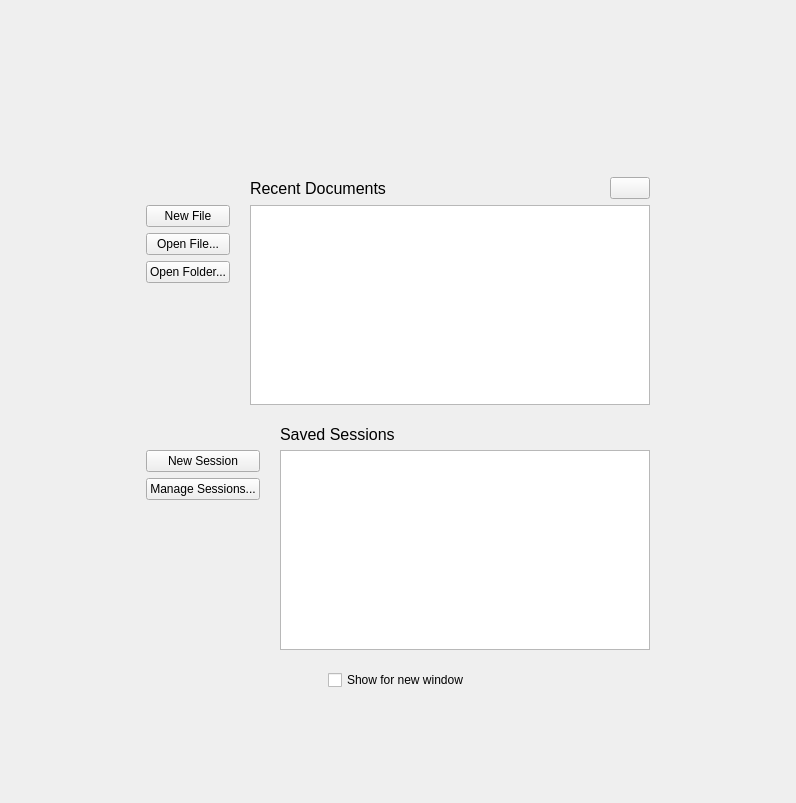
<?xml version="1.0" encoding="UTF-8"?>
<ui version="4.0">
 <class>WelcomeView</class>
 <widget class="QScrollArea" name="WelcomeView">
  <property name="geometry">
   <rect>
    <x>0</x>
    <y>0</y>
    <width>796</width>
    <height>803</height>
   </rect>
  </property>
  <property name="acceptDrops">
   <bool>true</bool>
  </property>
  <property name="windowTitle">
   <string>Welcome</string>
  </property>
  <property name="frameShape">
   <enum>QFrame::NoFrame</enum>
  </property>
  <property name="widgetResizable">
   <bool>true</bool>
  </property>
  <widget class="QWidget" name="scrollAreaWidgetContents">
   <property name="geometry">
    <rect>
     <x>0</x>
     <y>0</y>
     <width>796</width>
     <height>803</height>
    </rect>
   </property>
   <layout class="QGridLayout" name="layoutRoot" rowstretch="1,0,1" columnstretch="1,0,1">
    <property name="leftMargin">
     <number>0</number>
    </property>
    <property name="topMargin">
     <number>0</number>
    </property>
    <property name="rightMargin">
     <number>0</number>
    </property>
    <property name="bottomMargin">
     <number>0</number>
    </property>
    <property name="spacing">
     <number>0</number>
    </property>
    <item row="0" column="1">
     <spacer name="spacer6">
      <property name="orientation">
       <enum>Qt::Vertical</enum>
      </property>
      <property name="sizeHint" stdset="0">
       <size>
        <width>0</width>
        <height>0</height>
       </size>
      </property>
     </spacer>
    </item>
    <item row="1" column="0">
     <spacer name="spacer4">
      <property name="orientation">
       <enum>Qt::Horizontal</enum>
      </property>
      <property name="sizeHint" stdset="0">
       <size>
        <width>0</width>
        <height>0</height>
       </size>
      </property>
     </spacer>
    </item>
    <item row="1" column="1">
     <widget class="QFrame" name="frameContent">
      <property name="frameShape">
       <enum>QFrame::NoFrame</enum>
      </property>
      <property name="frameShadow">
       <enum>QFrame::Raised</enum>
      </property>
      <layout class="QVBoxLayout" name="layoutContent">
       <property name="spacing">
        <number>20</number>
       </property>
       <property name="leftMargin">
        <number>20</number>
       </property>
       <property name="topMargin">
        <number>20</number>
       </property>
       <property name="rightMargin">
        <number>20</number>
       </property>
       <property name="bottomMargin">
        <number>20</number>
       </property>
       <item>
        <widget class="QWidget" name="widgetHeader" native="true">
         <layout class="QHBoxLayout" name="layoutHeader" stretch="1,0,0,1">
          <property name="leftMargin">
           <number>0</number>
          </property>
          <property name="topMargin">
           <number>0</number>
          </property>
          <property name="rightMargin">
           <number>0</number>
          </property>
          <property name="bottomMargin">
           <number>0</number>
          </property>
          <item>
           <spacer name="spacer1">
            <property name="orientation">
             <enum>Qt::Horizontal</enum>
            </property>
            <property name="sizeHint" stdset="0">
             <size>
              <width>0</width>
              <height>0</height>
             </size>
            </property>
           </spacer>
          </item>
          <item alignment="Qt::AlignVCenter">
           <widget class="QLabel" name="labelIcon"/>
          </item>
          <item alignment="Qt::AlignVCenter">
           <widget class="QWidget" name="widgetAbout" native="true">
            <layout class="QVBoxLayout" name="verticalAbout">
             <property name="leftMargin">
              <number>0</number>
             </property>
             <property name="topMargin">
              <number>0</number>
             </property>
             <property name="rightMargin">
              <number>0</number>
             </property>
             <property name="bottomMargin">
              <number>0</number>
             </property>
             <item>
              <widget class="QLabel" name="labelTitle">
               <property name="font">
                <font>
                 <pointsize>16</pointsize>
                 <weight>75</weight>
                 <bold>true</bold>
                </font>
               </property>
              </widget>
             </item>
             <item>
              <widget class="QLabel" name="labelDescription"/>
             </item>
            </layout>
           </widget>
          </item>
          <item>
           <spacer name="spacer2">
            <property name="orientation">
             <enum>Qt::Horizontal</enum>
            </property>
            <property name="sizeHint" stdset="0">
             <size>
              <width>0</width>
              <height>0</height>
             </size>
            </property>
           </spacer>
          </item>
         </layout>
        </widget>
       </item>
       <item>
        <widget class="QWidget" name="widgetRecentItems" native="true">
         <layout class="QGridLayout" name="layoutRecentItems" rowstretch="0,0,0,0,1" columnstretch="0,1,0">
          <property name="leftMargin">
           <number>0</number>
          </property>
          <property name="topMargin">
           <number>0</number>
          </property>
          <property name="rightMargin">
           <number>0</number>
          </property>
          <property name="bottomMargin">
           <number>0</number>
          </property>
          <property name="horizontalSpacing">
           <number>20</number>
          </property>
          <item row="1" column="0">
           <widget class="QPushButton" name="buttonNewFile">
            <property name="text">
             <string>New File</string>
            </property>
           </widget>
          </item>
          <item row="3" column="0">
           <widget class="QPushButton" name="buttonOpenFolder">
            <property name="text">
             <string>Open Folder...</string>
            </property>
           </widget>
          </item>
          <item row="0" column="1">
           <widget class="QLabel" name="labelRecentItems">
            <property name="font">
             <font>
              <pointsize>12</pointsize>
             </font>
            </property>
            <property name="text">
             <string>Recent Documents</string>
            </property>
           </widget>
          </item>
          <item row="2" column="0">
           <widget class="QPushButton" name="buttonOpenFile">
            <property name="text">
             <string>Open File...</string>
            </property>
           </widget>
          </item>
          <item row="1" column="1" rowspan="4" colspan="2">
           <widget class="QListView" name="listViewRecentFiles">
            <property name="minimumSize">
             <size>
              <width>400</width>
              <height>200</height>
             </size>
            </property>
            <property name="contextMenuPolicy">
             <enum>Qt::CustomContextMenu</enum>
            </property>
            <property name="editTriggers">
             <set>QAbstractItemView::NoEditTriggers</set>
            </property>
            <property name="alternatingRowColors">
             <bool>true</bool>
            </property>
           </widget>
          </item>
          <item row="4" column="0">
           <spacer name="spacer3">
            <property name="orientation">
             <enum>Qt::Vertical</enum>
            </property>
            <property name="sizeHint" stdset="0">
             <size>
              <width>0</width>
              <height>0</height>
             </size>
            </property>
           </spacer>
          </item>
          <item row="0" column="2">
           <widget class="QPushButton" name="buttonClearRecentFiles">
            <property name="toolTip">
             <string>Clear Recent Files</string>
            </property>
            <property name="icon">
             <iconset theme="edit-clear-all">
              <normaloff>.</normaloff>.</iconset>
            </property>
           </widget>
          </item>
         </layout>
        </widget>
       </item>
       <item>
        <widget class="QWidget" name="widgetSavedSessions" native="true">
         <layout class="QGridLayout" name="layoutSavedSessions" rowstretch="0,0,0,1" columnstretch="0,1">
          <property name="leftMargin">
           <number>0</number>
          </property>
          <property name="topMargin">
           <number>0</number>
          </property>
          <property name="rightMargin">
           <number>0</number>
          </property>
          <property name="bottomMargin">
           <number>0</number>
          </property>
          <property name="horizontalSpacing">
           <number>20</number>
          </property>
          <item row="0" column="1">
           <widget class="QLabel" name="labelSavedSessions">
            <property name="font">
             <font>
              <pointsize>12</pointsize>
             </font>
            </property>
            <property name="text">
             <string>Saved Sessions</string>
            </property>
           </widget>
          </item>
          <item row="1" column="0">
           <widget class="QPushButton" name="buttonNewSession">
            <property name="text">
             <string>New Session</string>
            </property>
           </widget>
          </item>
          <item row="1" column="1" rowspan="3">
           <widget class="QListView" name="listViewSavedSessions">
            <property name="minimumSize">
             <size>
              <width>0</width>
              <height>200</height>
             </size>
            </property>
            <property name="contextMenuPolicy">
             <enum>Qt::CustomContextMenu</enum>
            </property>
            <property name="editTriggers">
             <set>QAbstractItemView::NoEditTriggers</set>
            </property>
            <property name="alternatingRowColors">
             <bool>true</bool>
            </property>
           </widget>
          </item>
          <item row="2" column="0">
           <widget class="QPushButton" name="buttonManageSessions">
            <property name="text">
             <string>Manage Sessions...</string>
            </property>
           </widget>
          </item>
          <item row="3" column="0">
           <spacer name="spacer8">
            <property name="orientation">
             <enum>Qt::Vertical</enum>
            </property>
            <property name="sizeHint" stdset="0">
             <size>
              <width>0</width>
              <height>0</height>
             </size>
            </property>
           </spacer>
          </item>
         </layout>
        </widget>
       </item>
       <item>
        <widget class="QWidget" name="widgetFooter" native="true">
         <layout class="QHBoxLayout" name="layoutFooter">
          <property name="leftMargin">
           <number>0</number>
          </property>
          <property name="topMargin">
           <number>0</number>
          </property>
          <property name="rightMargin">
           <number>0</number>
          </property>
          <property name="bottomMargin">
           <number>0</number>
          </property>
          <item>
           <spacer name="spacer9">
            <property name="orientation">
             <enum>Qt::Horizontal</enum>
            </property>
            <property name="sizeHint" stdset="0">
             <size>
              <width>0</width>
              <height>0</height>
             </size>
            </property>
           </spacer>
          </item>
          <item>
           <widget class="QCheckBox" name="checkBoxShowForNewWindow">
            <property name="text">
             <string>Show for new window</string>
            </property>
           </widget>
          </item>
          <item>
           <spacer name="spacer10">
            <property name="orientation">
             <enum>Qt::Horizontal</enum>
            </property>
            <property name="sizeHint" stdset="0">
             <size>
              <width>0</width>
              <height>0</height>
             </size>
            </property>
           </spacer>
          </item>
         </layout>
        </widget>
       </item>
      </layout>
     </widget>
    </item>
    <item row="1" column="2">
     <spacer name="spacer5">
      <property name="orientation">
       <enum>Qt::Horizontal</enum>
      </property>
      <property name="sizeHint" stdset="0">
       <size>
        <width>0</width>
        <height>0</height>
       </size>
      </property>
     </spacer>
    </item>
    <item row="2" column="1">
     <spacer name="spacer7">
      <property name="orientation">
       <enum>Qt::Vertical</enum>
      </property>
      <property name="sizeHint" stdset="0">
       <size>
        <width>0</width>
        <height>0</height>
       </size>
      </property>
     </spacer>
    </item>
   </layout>
  </widget>
 </widget>
 <tabstops>
  <tabstop>buttonNewFile</tabstop>
  <tabstop>buttonOpenFile</tabstop>
  <tabstop>buttonOpenFolder</tabstop>
  <tabstop>listViewRecentFiles</tabstop>
  <tabstop>buttonClearRecentFiles</tabstop>
  <tabstop>buttonNewSession</tabstop>
  <tabstop>buttonManageSessions</tabstop>
  <tabstop>listViewSavedSessions</tabstop>
 </tabstops>
 <resources/>
 <connections/>
</ui>
